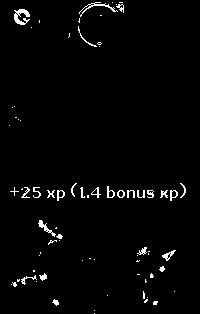
//> input picture opencv/drop.jpg, 200 x 314 px
$ ./contour drop.jpg   (built with g++ and OpenCV 4)
//> lines starting //> are read from the running program, lines starting //| are printed output that depends on the picture; after the words box and inside, x2 and y2 are one past the last pixel; in counts of white or black regions, pixels touching at a corner belong together
#include "opencv2/imgcodecs.hpp"
#include "opencv2/highgui.hpp"
#include "opencv2/imgproc.hpp"
#include <iostream>

using namespace cv;
using namespace std;

Mat src_gray;
int thresh = 100;
RNG rng(12345);
void thresh_callback(int, void* );

int main( int argc, char** argv )
{
    CommandLineParser parser( argc, argv, "{@input | HappyFish.jpg | input image}" );
    Mat src = imread( samples::findFile( parser.get<String>( "@input" ) ) );
//> src is the input picture: 314 rows x 200 cols, CV_8UC3; min 0, max 255, mean 6.6
    if( src.empty() )
    {
      cout << "Could not open or find the image!\n" << endl;
      cout << "Usage: " << argv[0] << " <Input image>" << endl;
      return -1;
    }
    cvtColor( src, src_gray, COLOR_BGR2GRAY );
    blur( src_gray, src_gray, Size(3,3) );
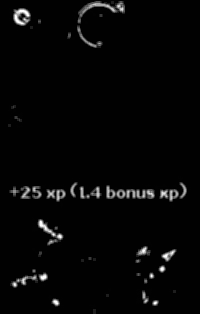
//> src_gray: 314 rows x 200 cols, CV_8UC1; min 0, max 255, mean 6.6
    const char* source_window = "Source";
    namedWindow( source_window );
    imshow( source_window, src );
    const int max_thresh = 255;
    // createTrackbar( "Canny thresh:", source_window, &thresh, max_thresh, thresh_callback );
    thresh_callback( 0, 0 );
    waitKey();
    return 0;
}

void thresh_callback(int, void* )
{
    Mat canny_output;
    Canny( src_gray, canny_output, thresh, thresh*2 );
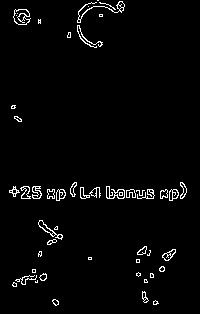
//> canny_output: 314 rows x 200 cols, CV_8UC1; 2.6% white in thin lines or dots, all inside (x1, y1, x2, y2) = (9, 0, 187, 306)
    vector<vector<Point>> contours;
    vector<Vec4i> hierarchy;
    findContours( canny_output, contours, hierarchy, RETR_TREE, CHAIN_APPROX_SIMPLE );
//> contours = 112 contours, 64 with area under 20; largest, box (x1, y1, x2, y2) and area: (13, 9, 31, 25) 194, (13, 9, 30, 25) 141, (106, 186, 125, 199) 112, (38, 220, 63, 240) 109, (77, 1, 125, 23) 80
    Mat drawing = Mat::zeros( canny_output.size(), CV_8UC3 );
    for( size_t i = 0; i< contours.size(); i++ )
    {
        Scalar color = Scalar( rng.uniform(0, 256), rng.uniform(0,256), rng.uniform(0,256) );
        drawContours( drawing, contours, (int)i, color, 2, LINE_8, hierarchy, 0 );
    }
//> this loop made 112 passes
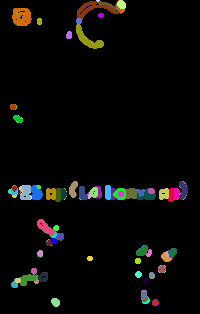
//> drawing: 314 rows x 200 cols, CV_8UC3; mean B, G, R 7.2, 8.7, 9.1
    imshow( "Contours", drawing );
}
